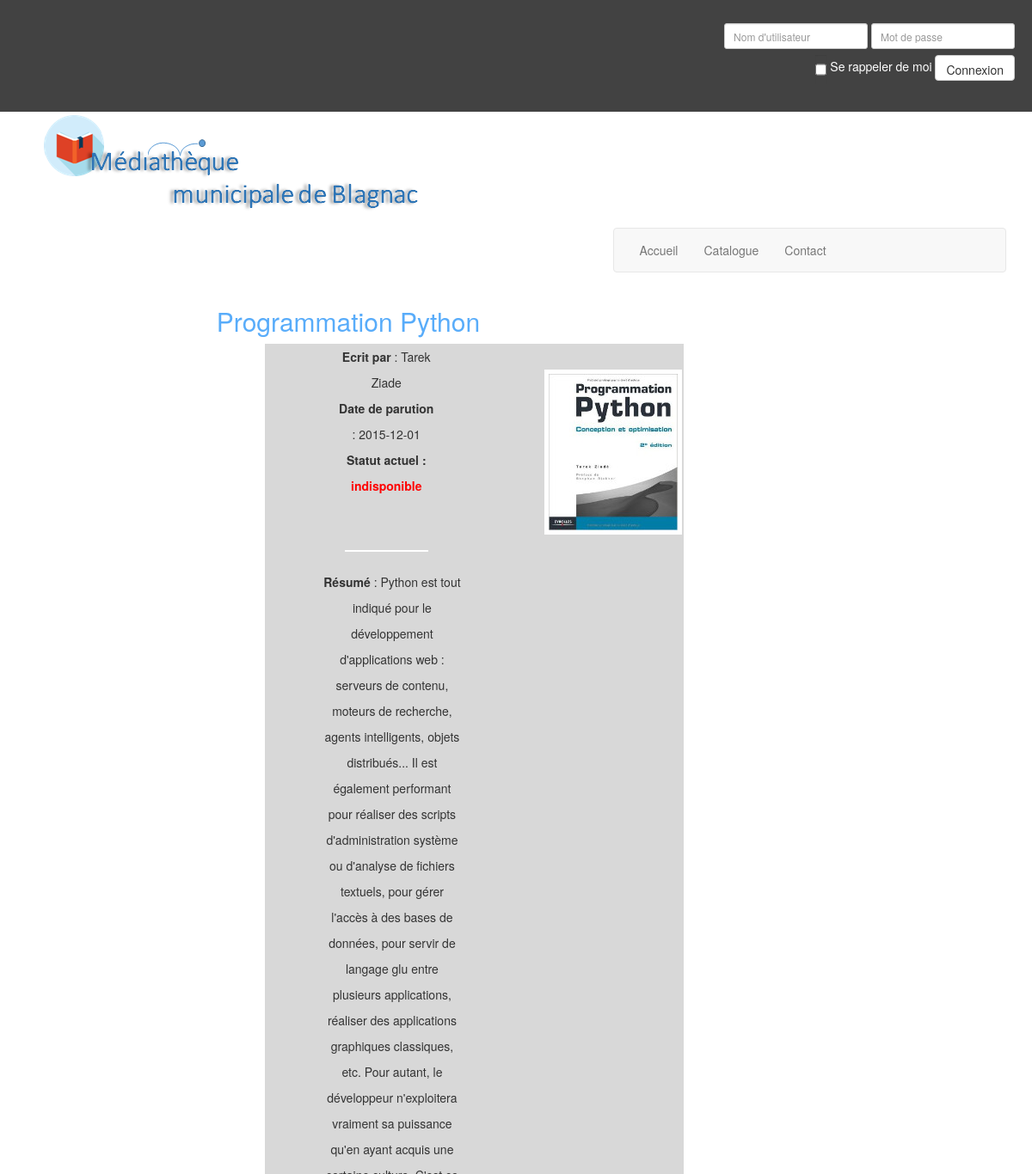
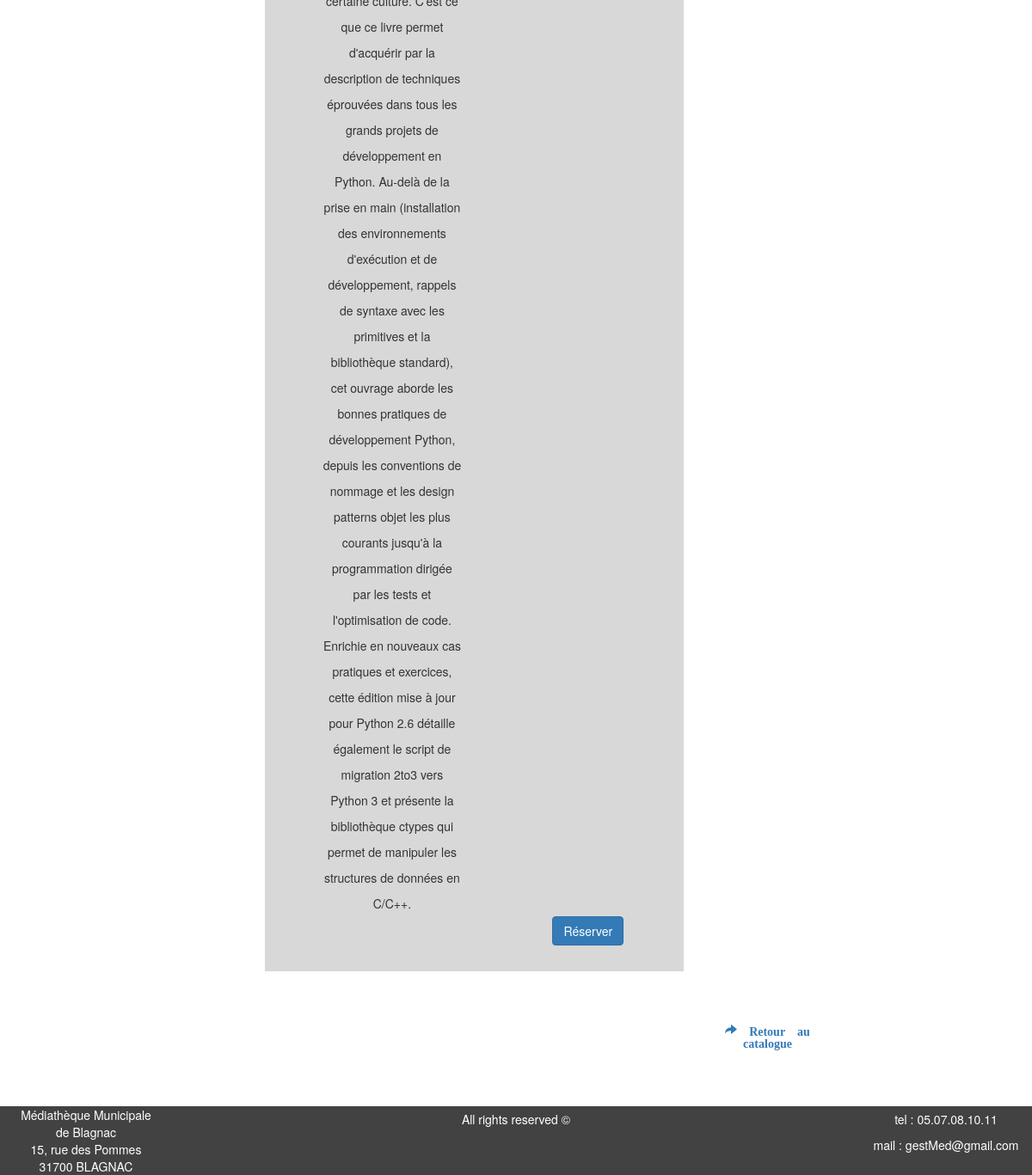
/site.php?section=media&action=consulter&idMedia=1&typeMedia=Livre, run on the app's committed database (2 pictures, top to bottom).
### tables this page shows
CREATE TABLE IF NOT EXISTS `livre` (
  `id` int(11) NOT NULL,
  `titre` varchar(50) NOT NULL,
  `date_parution` date NOT NULL,
  `categorie` int(255) NOT NULL,
  `cover` varchar(30) NOT NULL,
  `idAuteur` int(100) NOT NULL,
  `resume` text NOT NULL,
  `type` varchar(30) NOT NULL,
  `reserve` tinyint(4) NOT NULL DEFAULT '0'
);

CREATE TABLE IF NOT EXISTS `artiste` (
  `id` int(255) NOT NULL,
  `nom` varchar(20) NOT NULL,
  `prenom` varchar(20) NOT NULL
);

### Model/Class/Livre.class.php (called while the page is built, shortened)
<?php
class Livre extends Media{
    private $idAuteur;
    private $resume;
    function __construct($id,$titre,$date_parution,$categorie,$cover,$etat,$idAuteur,$resume,$type)
    {
      $this->id = $id;
      $this->titre = $titre;
      $this->date_parution = $date_parution;
      $this->cover = $cover;
      if($etat==0){
		$this->etat = "disponible";
	  }else{
		$this->etat = "indisponible";
	  }
      $this->idAuteur = $idAuteur;
      $this->resume = $resume;
    }
    public function getIdAuteur()
      {
          return $this->idAuteur;
      }
    public function getResume()
      {
          return $this->resume;
      }
  }
 ?>

### Model/OperationsMedia.php (called while the page is built, shortened)
<?php
function get_livre($idLivre){
  include('Model/ConnexionBD.php');
  include_once('Model/Class/Media.class.php');
  include_once('Model/Class/Livre.class.php');
  $query=$bdd->prepare('SELECT * FROM livre WHERE id=:id');
  $query->bindParam(':id', htmlspecialchars($idLivre), PDO::PARAM_INT);
  $query->execute();
  $curseur=$query->fetch();
  $livre = new Livre($curseur['id'],$curseur['titre'],$curseur['date_parution'],$curseur['idCategorie'],$curseur['cover'],$curseur['reserve'],$curseur['idAuteur'],$curseur['resume'],$curseur['type']);
  return $livre;
}
function get_auteur($livre){
  include('Model/ConnexionBD.php');
	include_once('Model/Class/Media.class.php');
  include_once('Model/Class/Livre.class.php');
  $query=$bdd->prepare('SELECT * FROM artiste WHERE id=:id');
  $query->bindParam(':id', $livre->getIdAuteur(), PDO::PARAM_INT);
  $query->execute();
  $curseur=$query->fetch();
  $auteur = $curseur['prenom']." ".$curseur['nom'];
  return $auteur;
}
?>

### Model/Class/Media.class.php (called while the page is built, shortened)
<?php
abstract class Media
{
  protected $id;
  protected $titre;
  protected $date_parution;
  protected $cover;
  protected $etat;
  public function getId(){
    return $this->id;
  }
  public function getTitre()
    {
        return $this->titre;
    }
  public function getDate_parution()
    {
        return $this->date_parution;
    }
  public function getCover()
    {
        return $this->cover;
    }
  public function getEtat()
    {
          return $this->etat;
    }
}
?>

### View/afficherLivre.php (the view, shortened to what this page needs)
   <?php
   include('header.php');
   include('menu.php');
   ?>
		<div class="row">
			<div class="col-lg-offset-2 col-lg-4" id="titreMedia">
				<h2><?php echo ($livre->getTitre()); ?></h2>
			</div>
			<br/>
		</div>
		<div class="row" >
			<div class="col-lg-offset-3 col-lg-5 col-lg-offset-4" id="cadreMedia">
				<div class="col-lg-offset-1 col-lg-5">
						<div class="row">
							<div class="col-lg-11">
								<?php echo ("<b>Ecrit par</b> : ".$auteur."<br/>");   ?>
								<?php echo ("<b>Date de parution</b> : ".$livre->getDate_parution()."<br/>");   ?>
								<?php if ($livre->getEtat()=="disponible"){
									 echo ('<b>Statut actuel : <p id="dispo">'.$livre->getEtat()."</p></b><br/>");
								}else {
									echo ('<b>Statut actuel : <p id="indispo">'.$livre->getEtat()."</p></b><br/>");
								}	?>
								<hr/ id="whitetrait">
							</div>
						</div>
						<div class="row" id="contenuNews">
								<?php echo("<b>Résumé</b> : ".$livre->getResume());   ?>
						</div>
				</div>
				<div class="col-lg-5 col-lg-offset-1 ">
							<div class="col-lg-offset-1 col-lg-10 col-lg-offset-1"><br/>
								<?php echo '<img src="'.$livre->getCover().'" id="imageMedia"/>';   ?>
								<br/><br/><br/>
							</div>
				</div>
				<div class="row" >
					<div class="col-lg-offset-8 col-lg-2  ">
						<?php
              echo('<a href="site.php?section=catalogue&action=reserver&idMedia='.$livre->getId().'&typeMedia='.get_class($livre).'"><button class="btn btn-primary">Réserver</button></a><br/><br/>');
						?>
					</div>
				</div>
			</div>
		</div>
		<div class="row" >
			<div class="col-lg-offset-8 col-lg-2  ">
				<a href="\site.php?section=catalogue"><i class="glyphicon glyphicon-share-alt"><b>  Retour au catalogue</b></i></a>
			</div>
		</div>
<?php include('footer.php');?>

### View/style.css (style rules this page uses)
.row { padding-top : 0; padding-left : 0; padding-right : 0; padding-bottom : 0; margin-top : 0; margin-right : 0; margin-left : 0; margin-bottom : 0; }
[class*="col-"] { --border-radius: 6px; line-height: 30px; text-align: center; }
#whitetrait { border-color : #FFFFFF ; border-width : 2px ; margin-left : 10px ; margin-right : 10px ; }
h2 { color : #58ACFA; }
#cadreMedia { border-color : #58acfa ; border-width : 2px ; background-color : #d8d8d8 ; }
#titreMedia { text-align : center ; }
#imageMedia { border : 5px solid white ; }
#indispo { color : red ; }

### data on the page
livre: titre "Programmation Python", idAuteur.nom "Tarek Ziade", date_parution "2015-12-01", resume "Python est tout indiqué pour le développement d'applications web : serveurs de contenu, moteurs de recherche, agents intelligents, objets distribués... Il est également performant pour réaliser des scripts d'administration système ou d'analyse de fichiers textuels, pour gérer l'accès à des bases de données, pour servir de langage glu entre plusieurs applications, réaliser des applications graphiques classiques, etc. Pour autant, le développeur n'exploitera vraiment sa puissance qu'en ayant acquis une certaine culture. C'est ce que ce livre permet d'acquérir par la description de techniques éprouvées dans tous les grands projets de développement en Python. Au-delà de la prise en main…", cover (picture)

### other printed values
$livre->getEtat() "indisponible"
